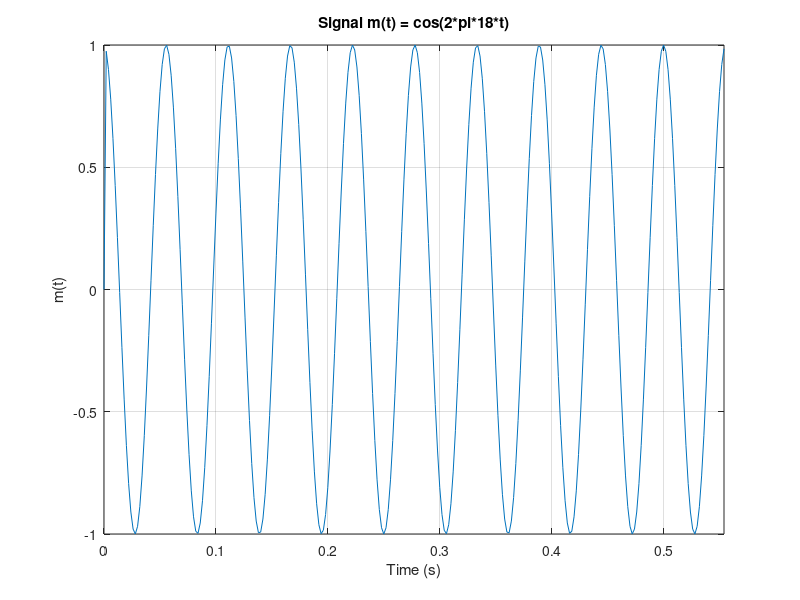
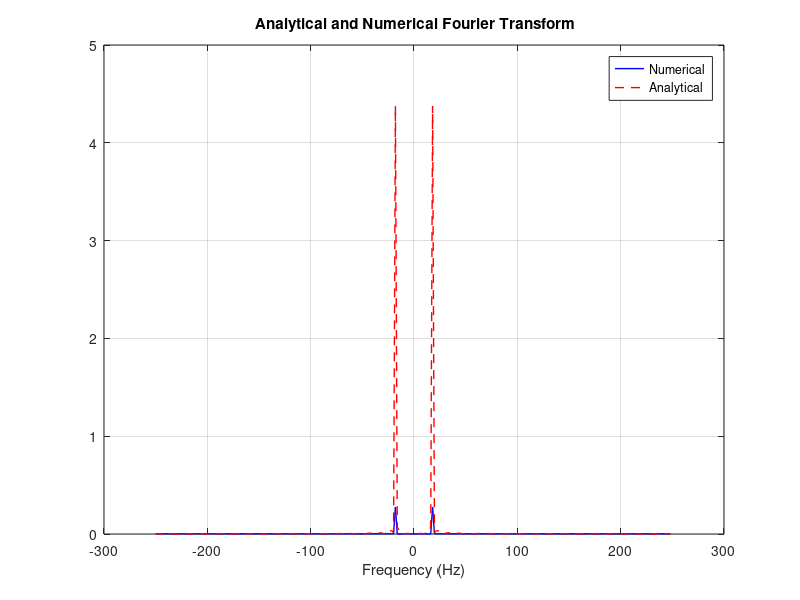
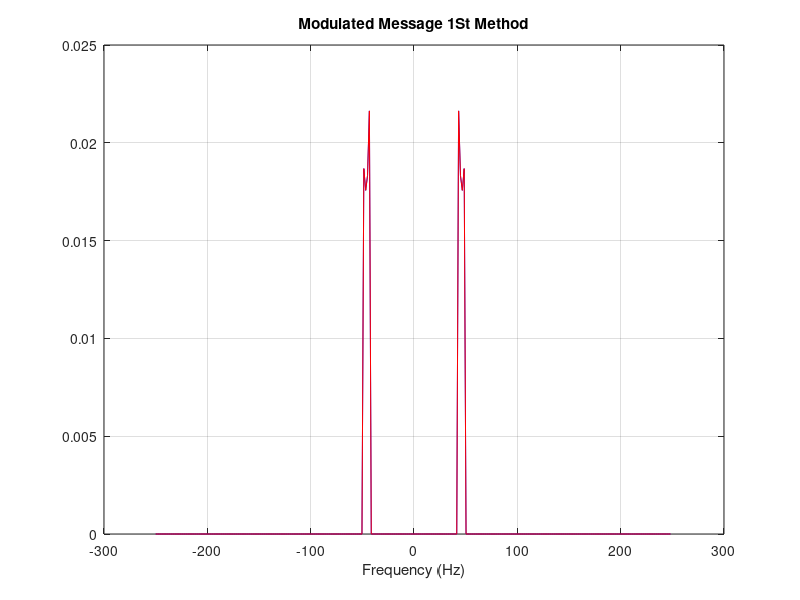
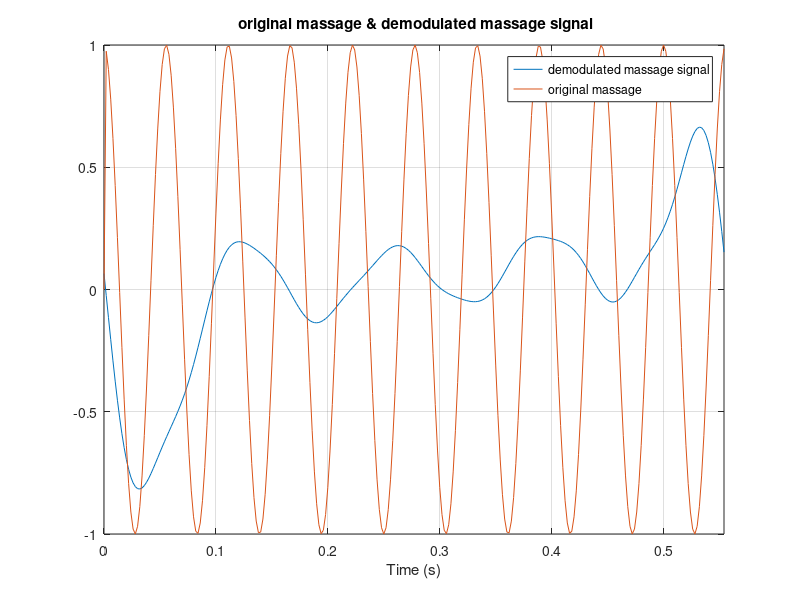

Reproduce these figures in MATLAB, in order.
clc;
close all;
clear;
fc = 50;
ts=0.1/fc;  %Time step
fm=18;       %Massage Frequency

T=10/fm;      %Total simulation time
fs=1/ts;     % Sampling frequency
N=ceil(T/ts); %Length of Vector 
t=0:ts:(N-1)*ts;
df=fs/N;      %Frequency step
m=cos(2*pi*fm*t); %Massage Signal
m(t>=9|t<=0)=0;
figure (1);
plot(t,m);
xlabel('Time (s)');
ylabel('m(t)');
title('Signal m(t) = cos(2*pi*18*t)');
axis tight;
grid on;
%%%%%%%%%%%%%%%%%%%%%%%%%%%%%%%%%%%%%%%%%%%%%%%%%
if(rem(N,2)==0)
f = - (0.5*fs) : df : (0.5*fs-df) ; 
else
    f = - (0.5*fs-0.5*df) : df : (0.5*fs-0.5*df) ; 
end
%%%%%%%%%%%%%%%%%%%%%%%%%%%%%%%%%%%%%%%%%%%%%%%%%%
% Numerical fft
M_nu=fftshift(fft(m))*ts;


% Analytical expression 
M_an = 4.5*sinc(9*(f-18)).*exp(-i*pi*9*(f-18)) + 4.5*sinc(9*(f+18)).*exp(-i*pi*9*(f+18));

%M_an = (9/2)*(sinc(9*(f-18)) + sinc(9*(f+18)));
%%%%%%%%%%%%%%%%%%%%%%%%%%%%%%%%%%%%%%%%%%%%%%%%%
%plot
figure (2);
plot(f,abs(M_nu),"Color","b","LineWidth",1);
hold on ;
plot(f,abs(M_an),"Color","r","LineStyle","--","LineWidth",1);
xlabel('Frequency (Hz)');
ylabel=('M(F)');
title(' Analytical and Numerical Fourier Transform');
legend('Numerical', 'Analytical');

grid on;
%%%%%%%%%%%%%%%%%%%%%%%%%%%%%%%%%%%%%%%%%%%%%%%%%%%get Band_Width
% Assume M_nu = spectrum magnitude, f = frequency axis
[maxi, index] = max(M_nu);        
threshold = 0.01 * maxi;         

stopindex_right = index;
for i = index:length(f)
    if M_nu(i) < threshold
        stopindex_right = i;
        break
    end
end

stopindex_left = index;
for i = index:-1:1
    if M_nu(i) < threshold
        stopindex_left = i;
        break
    end
end

Band_Width = f(stopindex_right) - f(stopindex_left);

disp(['Estimated Bandwidth = ' num2str(Band_Width) ' Hz']);


%%%%%%%%%%%%%%%%%%%%%%%%%%%%%%%%%%%%%%%%



Ac = 10;
c = Ac * cos(2*pi*fc*t);
s = m.* c;
S = fftshift(fft(s))*ts; %%%%% S is after DSB-SC then it goes to BPF to take wanted side

%%%%%%%%%%%%%%%%%%%%%%%%%%%%%%%%%%%% 1st method by BPF
BPF = zeros(size(f));
BPF(f>(fc-Band_Width) & f<(fc))=1;%% +ve frequency
BPF(f<-(fc-Band_Width) & f>-(fc))=1;%% -ve frequency
S =  S.*BPF;
S_LSB1=S;

%%%%%%%%%%%%%%%%%%%%%%%%%%%%%%%%%%% 2nd method by LBF 
LBF = abs(f) <fc; %%%%LBF
S= S.*LBF;
S_LSB2 =S;

%%%%%%%%%%%%%%%%%%%%%%%%%%%%%%%%%%%
figure (3);
plot(f,abs(S_LSB2),"Color","b" , "LineWidth",0.6);
hold on ;

xlabel('Frequency (Hz)');
ylabel=('|S(F)|_LBS2');
title('Modulated Message 2St Method');


plot(f,abs(S_LSB1),"Color","r","LineWidth",0.6);
hold on ;
grid on;
xlabel('Frequency (Hz)');
ylabel=('|S(F)|_LBS1');
title('Modulated Message 1St Method');
%%%%%%%%%%%%%%%%%%%%%%%%%%%%%%%%%%%%%%%%%%%%%%%%%% S1_Band_Width (BW for S_LSB1)
[maxi, index] = max(abs(S_LSB1));
threshold = 0.01 * maxi;

stopindex_left = index;
for i = index:-1:1
    if abs(S_LSB1(i)) < threshold
        stopindex_left = i;
        break
    end
end

S1_Band_Width = f(index) - f(stopindex_left);


%%%%%%%%%%%%%%%%%%%%%%%%%%%%%%%%%%%%%%%%  S2_Band_Width (BW for S_LSB2)
[maxi, index] = max(abs(S_LSB2));
threshold = 0.01 * maxi;

stopindex_left = index;
for i = index:-1:1
    if abs(S_LSB2(i)) < threshold
        stopindex_left = i;
        break
    end
end

S2_Band_Width = f(index) - f(stopindex_left);


%%%%%%%%%%%%%%%%%%%%%%%%%%%%%%%%%%%%%%%%%%%%%% print BW of 2 mehtods
disp(['1st method BW_SSB = ' num2str(S1_Band_Width)]);
disp(['2nd method BW_SSB = ' num2str(S2_Band_Width)]);

%%%%%%%%%%%%%%%%%%%%%%%%%%%%%%%%%%%%%%%%%%%%%%%%%%%%%%% End point 5A 
r=ifft(fftshift(S_LSB1))*N;
v=r .* c;
V=fftshift(fft(v))/N;
H=abs(f)<18;

mo=real(ifft(fftshift(H.* V))*N);
figure(4)
plot(t,mo);
hold on;
plot(t,m);
legend('demodulated massage signal','original massage')
xlabel('Time (s)');
%ylabel('m(t)');
title(' original massage & demodulated massage signal')
axis tight;
grid on;
